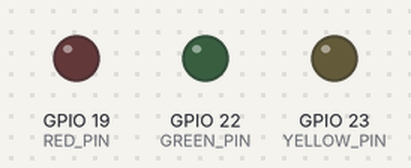
Bench run of a sketch on a simulated ESP32. Parts: output pins drawn as LEDs (lit = HIGH).

Above: at 0.9 s.
At 2.55 s:
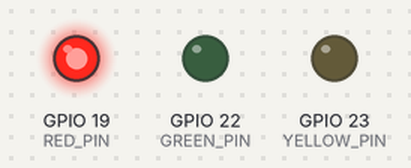
At 5.15 s:
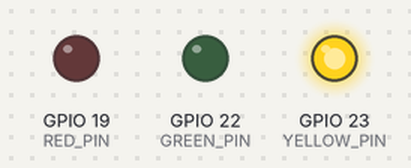
Timing chart, 0 to 5.8 s (numbered marks = the images above):
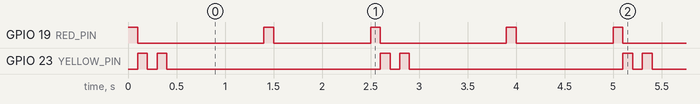

Measured:
- by itself, GPIO 19 (RED_PIN): repeats every 2.5 s: LOW 1.3 s, HIGH 0.10 s, LOW 1.0 s, HIGH 0.10 s
- by itself, GPIO 23 (YELLOW_PIN): repeats every 2.5 s: LOW 0.10 s, HIGH 0.10 s, LOW 2.2 s, HIGH 0.10 s
- by itself, everything shown: repeats every 2.5 s, in 4 steps

The sketch:

LED_red_yellow.ino
```cpp
#define BTN_PIN 35
#define RED_PIN 19
#define YELLOW_PIN 23
#define GREEN_PIN 22


int wait;
int wait1;
int btn_prev;

void setup() {
  pinMode(RED_PIN, OUTPUT);
  pinMode(YELLOW_PIN, OUTPUT);
  pinMode(GREEN_PIN, OUTPUT);
  pinMode(BTN_PIN, INPUT_PULLUP);
}

void light() {
  digitalWrite(RED_PIN, HIGH);
  delay(100);
  digitalWrite(RED_PIN, LOW);
  wait1 = 1000;
}

void light2() {
  digitalWrite(YELLOW_PIN, HIGH);
  delay(100);
  digitalWrite(YELLOW_PIN, LOW);
  delay(100);
  digitalWrite(YELLOW_PIN, HIGH);
  delay(100);
  digitalWrite(YELLOW_PIN, LOW);
  wait = 2000;
}

void loop() {
  if (wait1 <= 0) {
    light();
  }
  if (wait <= 0) {
    light2();
  }
  wait1 -= 100;
  wait -= 100;
  delay(100);
}
```
